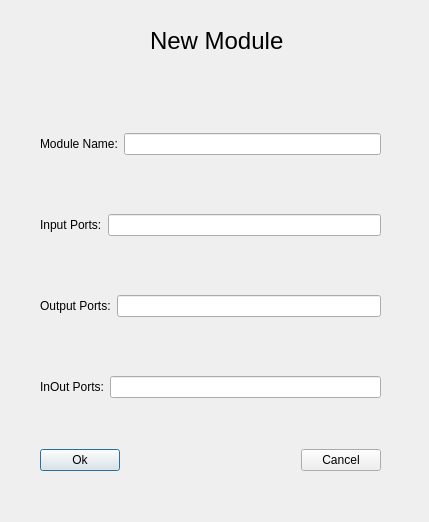
<?xml version="1.0" encoding="UTF-8"?>
<ui version="4.0">
 <class>new_module</class>
 <widget class="QDialog" name="new_module">
  <property name="geometry">
   <rect>
    <x>0</x>
    <y>0</y>
    <width>429</width>
    <height>522</height>
   </rect>
  </property>
  <property name="windowTitle">
   <string>Dialog</string>
  </property>
  <widget class="QWidget" name="verticalLayoutWidget">
   <property name="geometry">
    <rect>
     <x>40</x>
     <y>80</y>
     <width>341</width>
     <height>371</height>
    </rect>
   </property>
   <layout class="QVBoxLayout" name="verticalLayout">
    <property name="sizeConstraint">
     <enum>QLayout::SetDefaultConstraint</enum>
    </property>
    <item>
     <layout class="QHBoxLayout" name="horizontalLayout_5">
      <item>
       <widget class="QLabel" name="label_3">
        <property name="text">
         <string>Module Name:</string>
        </property>
       </widget>
      </item>
      <item>
       <widget class="QLineEdit" name="lineEdit_module_name"/>
      </item>
     </layout>
    </item>
    <item>
     <layout class="QHBoxLayout" name="horizontalLayout_4">
      <item>
       <widget class="QLabel" name="label_4">
        <property name="text">
         <string>Input Ports:</string>
        </property>
       </widget>
      </item>
      <item>
       <widget class="QLineEdit" name="lineEdit_input_1"/>
      </item>
     </layout>
    </item>
    <item>
     <layout class="QHBoxLayout" name="horizontalLayout_2">
      <item>
       <widget class="QLabel" name="label_8">
        <property name="text">
         <string>Output Ports:</string>
        </property>
       </widget>
      </item>
      <item>
       <widget class="QLineEdit" name="lineEdit_out"/>
      </item>
     </layout>
    </item>
    <item>
     <layout class="QHBoxLayout" name="horizontalLayout">
      <item>
       <widget class="QLabel" name="label">
        <property name="text">
         <string>InOut Ports:</string>
        </property>
       </widget>
      </item>
      <item>
       <widget class="QLineEdit" name="lineEdit_input_2"/>
      </item>
     </layout>
    </item>
   </layout>
  </widget>
  <widget class="QWidget" name="horizontalLayoutWidget_3">
   <property name="geometry">
    <rect>
     <x>40</x>
     <y>440</y>
     <width>341</width>
     <height>41</height>
    </rect>
   </property>
   <layout class="QHBoxLayout" name="horizontalLayout_6">
    <item>
     <widget class="QPushButton" name="pushButton_ok">
      <property name="text">
       <string>Ok</string>
      </property>
     </widget>
    </item>
    <item>
     <spacer name="horizontalSpacer">
      <property name="orientation">
       <enum>Qt::Horizontal</enum>
      </property>
      <property name="sizeHint" stdset="0">
       <size>
        <width>40</width>
        <height>20</height>
       </size>
      </property>
     </spacer>
    </item>
    <item>
     <widget class="QPushButton" name="pushButton_cancel">
      <property name="text">
       <string>Cancel</string>
      </property>
     </widget>
    </item>
   </layout>
  </widget>
  <widget class="QLabel" name="label_2">
   <property name="geometry">
    <rect>
     <x>150</x>
     <y>10</y>
     <width>171</width>
     <height>61</height>
    </rect>
   </property>
   <property name="font">
    <font>
     <pointsize>18</pointsize>
    </font>
   </property>
   <property name="text">
    <string>New Module</string>
   </property>
  </widget>
 </widget>
 <resources/>
 <connections/>
</ui>
